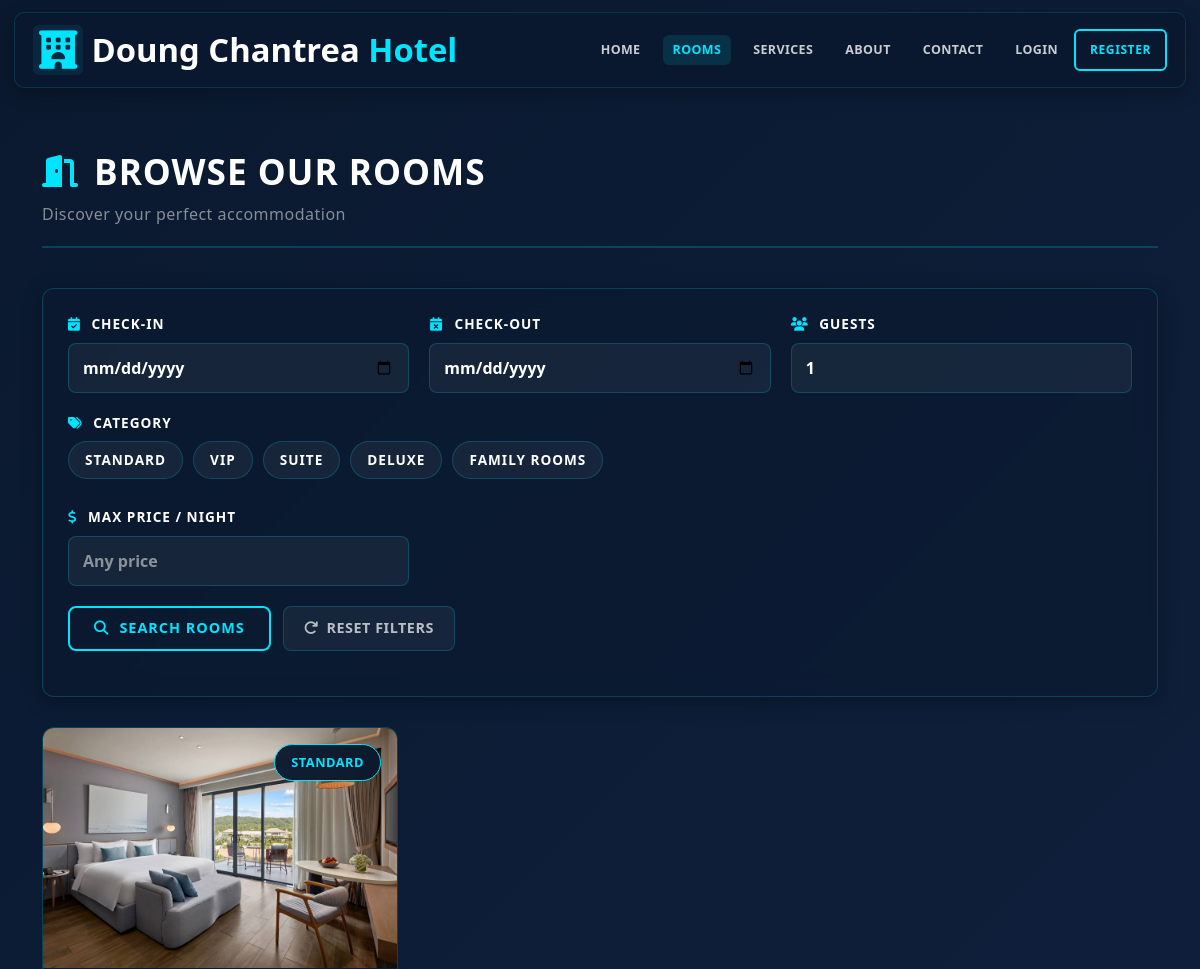
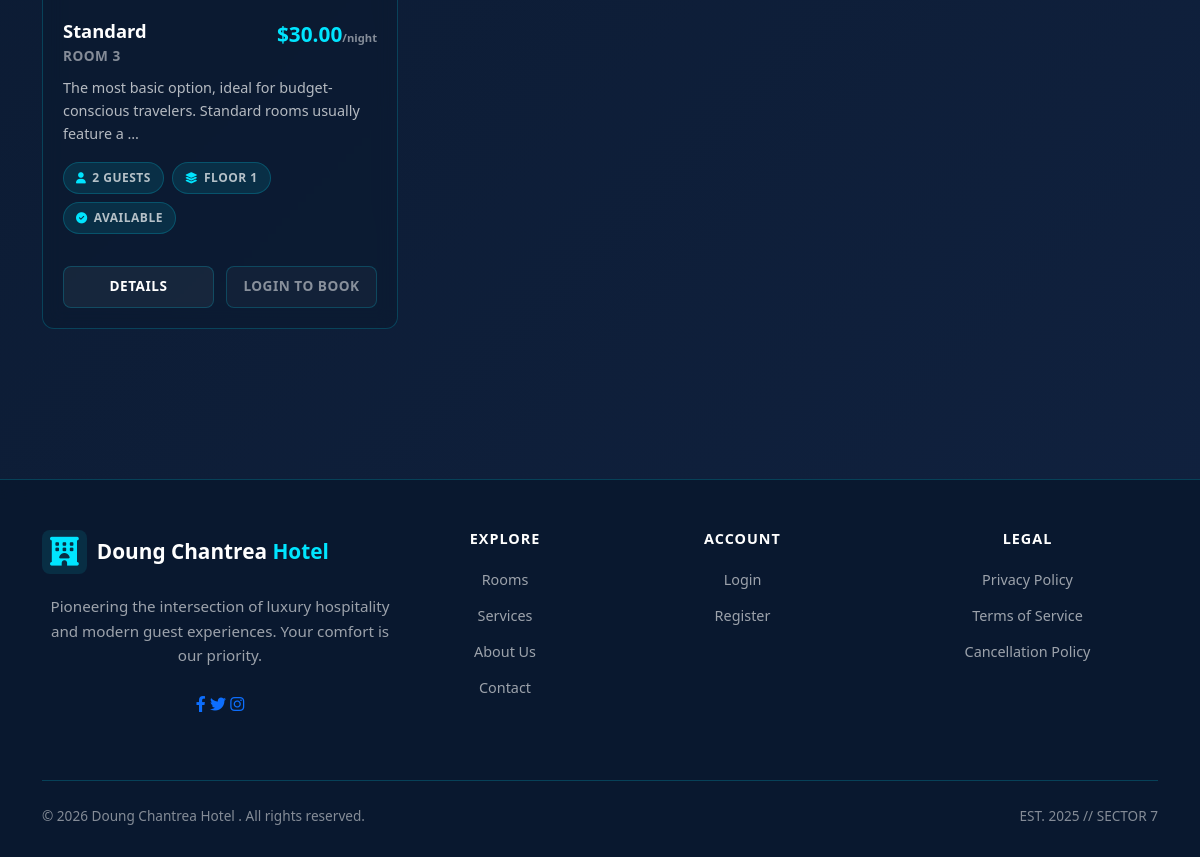
/rooms/, run on the app's committed database (2 pictures, top to bottom).
### hotel/models.py (models this page shows, shortened)
class RoomCategory(models.Model):
    id = models.AutoField(primary_key=True)
    category_name = models.CharField(max_length=50, unique=True)
    class Meta:
        verbose_name_plural = "Room Categories"

class Room(models.Model):
    id = models.AutoField(primary_key=True)
    STATUS_CHOICES = [
        ('Available', 'Available'),
        ('Booked', 'Booked'),
        ('Maintenance', 'Maintenance'),
    ]
    room_number = models.CharField(max_length=10, unique=True)
    category = models.ForeignKey(RoomCategory, on_delete=models.CASCADE, related_name='rooms')
    assigned_staff = models.ForeignKey('Staff', on_delete=models.SET_NULL, null=True, blank=True, related_name='assigned_rooms')
    status = models.CharField(max_length=15, choices=STATUS_CHOICES, default='Available')
    floor = models.IntegerField(default=1, validators=[MinValueValidator(1), MaxValueValidator(100)])
    max_occupancy = models.IntegerField(default=2, validators=[MinValueValidator(1)])
    price = models.DecimalField(max_digits=10, decimal_places=2, null=True, blank=True, validators=[MinValueValidator(0)], help_text="Room-specific price (leave blank to use category base price)")
    amenities = models.TextField(default="WiFi, AC, TV", help_text="Comma-separated list of amenities")
    description = models.TextField(blank=True, null=True)
    image = models.ImageField(upload_to='rooms/', blank=True, null=True)
    created_at = models.DateTimeField(default=timezone.now)
    class Meta:
        ordering = ['room_number']

### hotel/views.py (the view, shortened to what this page needs)
# urls.py: path('rooms/', views.room_list, name='room_list'),
def room_list(request):
    rooms = Room.objects.filter(status='Available')
    form = RoomFilterForm(request.GET or None)
    categories = RoomCategory.objects.all()
    raw_selected = request.GET.getlist('category')
    selected_categories = []
    selected_categories_str = [str(x) for x in selected_categories]
    context = {
        'rooms': rooms,
        'form': form,
        'categories': categories,
        'selected_categories': selected_categories_str,
    }
    return render(request, 'hotel/html/room_list.html', context)

### hotel/forms.py
class RoomFilterForm(forms.Form):
    check_in_date = forms.DateField(
        required=False,
        widget=forms.DateInput(attrs={'type': 'date', 'class': 'form-control'})
    )
    check_out_date = forms.DateField(
        required=False,
        widget=forms.DateInput(attrs={'type': 'date', 'class': 'form-control'})
    )
    category = forms.CharField(
        required=False,
        widget=forms.TextInput(attrs={'class': 'form-control', 'placeholder': 'Room category'})
    )
    max_price = forms.DecimalField(
        required=False,
        widget=forms.NumberInput(attrs={'class': 'form-control', 'placeholder': 'Max price'})
    )
    guests = forms.IntegerField(
        required=False,
        min_value=1,
        widget=forms.NumberInput(attrs={'class': 'form-control', 'placeholder': '1'})
    )

### hotel/template/hotel/html/room_list.html (shortened to what this page needs)
{% extends 'hotel/html/base.html' %}
{% load static %}
{% block content %}
<div class="rooms-page">
    <div class="page-header">
        <h1 class="page-title">
            <i class="fas fa-door-open"></i> Browse Our Rooms
        </h1>
        <p class="page-subtitle">Discover your perfect accommodation</p>
    </div>
    <div class="filter-wrap">
        <form method="GET">
            <div class="filter-grid">
                <div class="filter-field">
                    <label class="form-label"><i class="fas fa-calendar-check"></i> Check-in</label>
                    <input type="date" name="check_in_date" class="form-control"
                           value="{{ form.check_in_date.value|default_if_none:'' }}">
                </div>
                <div class="filter-field">
                    <label class="form-label"><i class="fas fa-calendar-times"></i> Check-out</label>
                    <input type="date" name="check_out_date" class="form-control"
                           value="{{ form.check_out_date.value|default_if_none:'' }}">
                </div>
                <div class="filter-field">
                    <label class="form-label"><i class="fas fa-users"></i> Guests</label>
                          <input type="number" name="guests" min="1" class="form-control"
                              placeholder="1" value="{{ form.guests.value|default:'1' }}">
                </div>
                <div class="filter-field" style="grid-column: 1 / -1;">
                    <label class="form-label"><i class="fas fa-tags"></i> Category</label>
                    {% if categories %}
                        <div class="category-chips">
                            {% for c in categories %}
                                {% with cid=c.id|stringformat:"s" %}
                                <label class="chip-toggle {% if cid in selected_categories %}checked{% endif %}">
                                    {{ c.category_name }}
                                </label>
                                {% endwith %}
                            {% endfor %}
                        </div>
                    {% else %}
                        <input type="text" name="category" class="form-control"
                               placeholder="All Categories" value="{{ form.category.value|default_if_none:'' }}">
                    {% endif %}
                </div>
                {% if form.max_price %}
                <div class="filter-field">
                    <label class="form-label"><i class="fas fa-dollar-sign"></i> Max Price / Night</label>
                    <input type="number" name="max_price" class="form-control" step="0.01"
                           placeholder="Any price" value="{{ form.max_price.value|default_if_none:'' }}">
                </div>
                {% endif %}
                <div class="filter-actions">
                    <button type="submit" class="btn-filter">
                        <i class="fas fa-search"></i> Search Rooms
                    </button>
                    <a href="{% url 'room_list' %}" class="btn-clear">
                        <i class="fas fa-redo"></i> Reset Filters
                    </a>
                </div>
            </div>
        </form>
    </div>
    {% if rooms %}
        <div class="row g-4">
            {% for room in rooms %}
                <div class="col-12 col-md-6 col-lg-4">
                    <div class="room-card">
                        <div class="room-media">
                            {% if room.image %}
                                <img src="{{ room.image.url }}" alt="Room {{ room.room_number }}">
                            {% else %}
                                <img src="{% static 'hotel/img/room-placeholder.jpg' %}" alt="Room image">
                            {% endif %}
                            <div class="room-badge">
                                {{ room.category.category_name|default:"Room" }}
                            </div>
                        </div>
                        <div class="room-body">
                            <div class="room-top">
                                <h5 class="room-name">
                                    {{ room.category.category_name }}
                                    <span class="room-number">Room {{ room.room_number }}</span>
                                </h5>
                                <div class="room-price">
                                    {% if room.price %}
                                        ${{ room.price|floatformat:2 }}<small>/night</small>
                                    {% else %}
                                        <span style="color:var(--text-muted);">Price on request</span>
                                    {% endif %}
                                </div>
                            </div>
                            <div class="room-desc">
                                {{ room.description|default:""|truncatechars:95 }}
                            </div>
                            <div class="chips">
                                <span class="chip">
                                    <i class="fas fa-user"></i>
                                    {{ room.max_occupancy|default:"2" }} Guests
                                </span>
                                {% if room.floor %}
                                    <span class="chip">
                                        <i class="fas fa-layer-group"></i>
                                        Floor {{ room.floor }}
                                    </span>
                                {% endif %}
                                <span class="chip">
                                    <i class="fas fa-check-circle"></i>
                                    {{ room.status }}
                                </span>
                            </div>
                        </div>
                        <div class="room-actions">
                            <a href="{% url 'room_detail' room.id %}" class="btn-details">
                                Details
                            </a>
                            {% if user.is_authenticated %}
                                <a href="{% url 'room_detail' room.id %}" class="btn-book">
                                    Book Now
                                </a>
                            {% else %}
                                <a href="{% url 'login' %}" class="btn-login">
                                    Login to Book
                                </a>
                            {% endif %}
                        </div>
                    </div>
                </div>
            {% endfor %}
        </div>
    {% else %}
        <div class="alert alert-info">
            <i class="fas fa-info-circle"></i>
            No rooms available matching your criteria. Please try different dates or category.
        </div>
    {% endif %}
</div>
{% endblock %}

### hotel/static/hotel/css/home.css (style rules this page uses)
* { margin: 0; padding: 0; box-sizing: border-box; font-family: 'Segoe UI', sans-serif; }
body { background-color: #f5f5f5; }

### hotel/template/hotel/html/base.html (style rules this page uses)
:root { --primary: #00e5ff; --secondary: #0a192f; --dark-bg: rgba(10, 25, 47, 0.95); --light: #ecf0f1; --cyan-glow: rgba(0, 229, 255, 0.2); }
* { margin: 0; padding: 0; box-sizing: border-box; }
body { font-family: 'Segoe UI', Tahoma, Geneva, Verdana, sans-serif; background: linear-gradient(135deg, #0a192f 0%, #112240 100%); min-height: 100vh; color: #e6f1ff; }
.form-control { background: rgba(255, 255, 255, 0.05); border: 1px solid rgba(0, 229, 255, 0.2); color: #e6f1ff; border-radius: 8px; }
.form-control::placeholder { color: rgba(230, 241, 255, 0.5); }
.form-label { color: #e6f1ff; font-weight: 500; }

### data on the page
RoomCategory: category_name "STANDARD"
RoomCategory: category_name "VIP"
RoomCategory: category_name "SUITE"
RoomCategory: category_name "DELUXE"
RoomCategory: category_name "FAMILY ROOMS"
Room: image (picture), category.category_name "STANDARD", category.category_name "Standard", room_number "3", price "30.00", description "The most basic option, ideal for budget-conscious travelers. Standard rooms usually feature a …", max_occupancy "2", floor "1", status "AVAILABLE"
